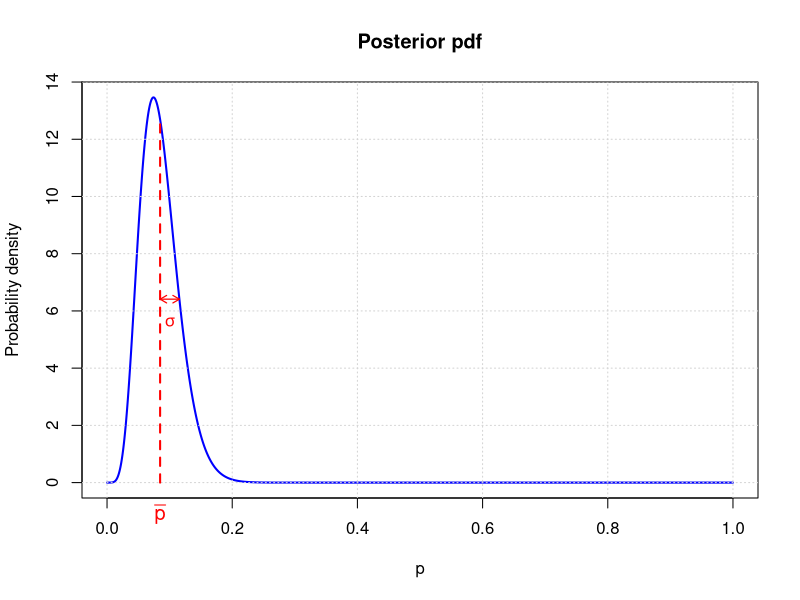
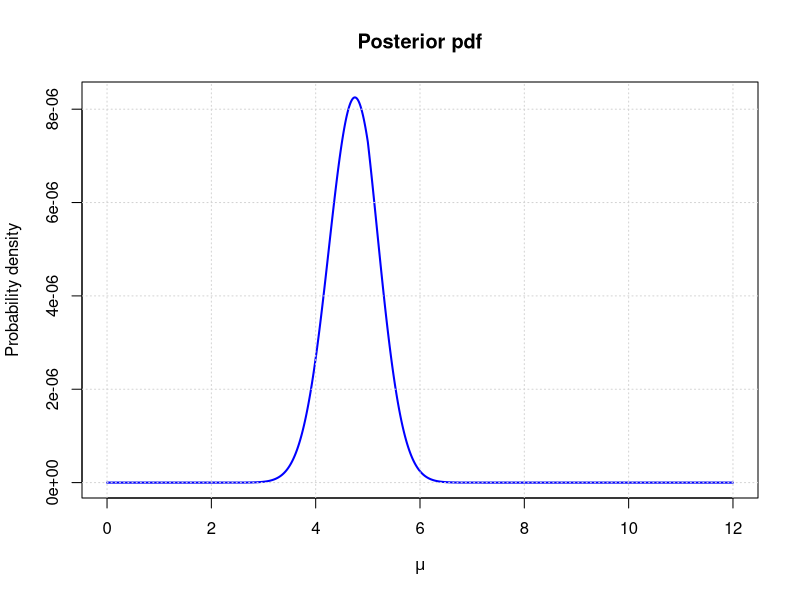
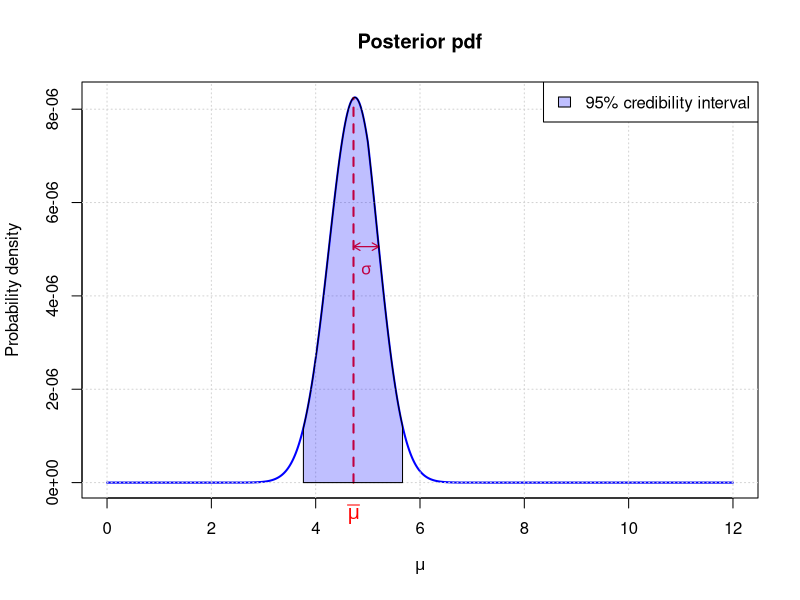
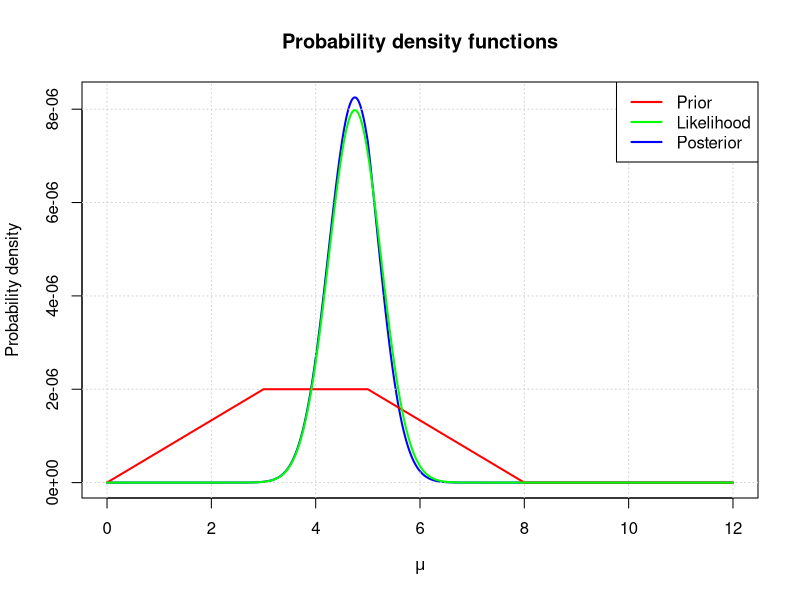
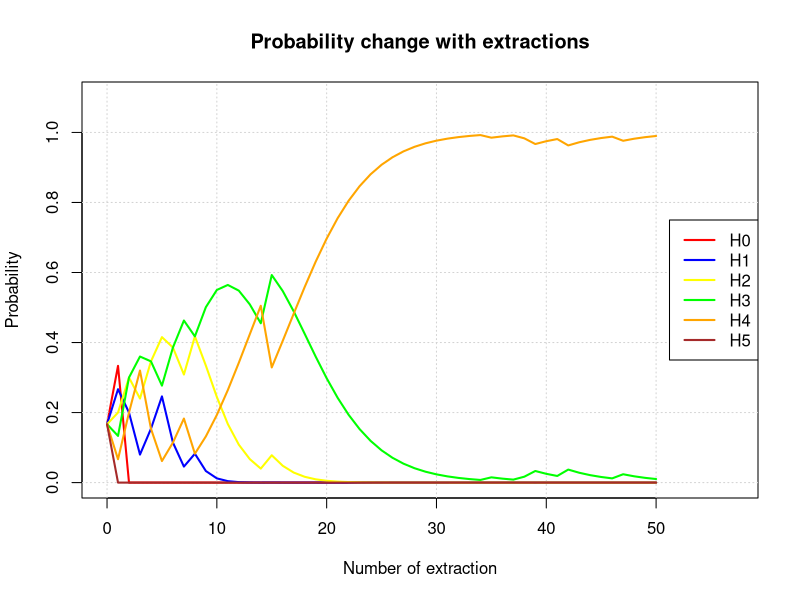

The R source for these figures, in order:
## ---- chunk 1
library(scales)
## ---- chunk 2
n <- 75
y <- 6

p_f <- y / n

cat(sprintf("Frequentist estimator of the failure probability: %.0f%%", p_f * 100))
## ---- chunk 3
mu    <- 0.15
sigma <- 0.14

alpha_prior <- ((mu^2 * (1-mu)) / (sigma^2)) - mu
beta_prior  <- ((mu * (1-mu)^2) / (sigma^2)) + mu - 1
## ---- chunk 4
alpha_posterior <- alpha_prior + y
beta_posterior  <- beta_prior  + n - y
## ---- chunk 5
ps <- seq(0, 1, by = 10^(-4))

plot(ps, dbeta(ps, alpha_posterior, beta_posterior),
     type = "l", lwd = 2, col = "blue",
     xlab = "p", ylab = "Probability density",
     main = "Posterior pdf"
    )
grid()

mean_posterior     <- alpha_posterior / (alpha_posterior + beta_posterior)
variance_posterior <- (alpha_posterior * beta_posterior) / ((alpha_posterior + beta_posterior)^2 * (alpha_posterior + beta_posterior + 1))

segments(mean_posterior, 0, mean_posterior, dbeta(mean_posterior, alpha_posterior, beta_posterior), lwd = 2, lty = 2, col = "red")
mtext(expression(bar(p)), side = 1, line = 0.5, at = mean_posterior, col = "red", cex = 1.2)

x_value_sigma <- which.min(abs(ps - (mean_posterior + sqrt(variance_posterior))))
arrows(mean_posterior, dbeta(ps[x_value_sigma], alpha_posterior, beta_posterior), ps[x_value_sigma], dbeta(ps[x_value_sigma], alpha_posterior, beta_posterior), code = 3, col = "red", lwd = 1.2, length = 0.075)
text((mean_posterior + ps[x_value_sigma]) / 2, dbeta(ps[x_value_sigma], alpha_posterior, beta_posterior) - 0.8, expression(sigma), col = "red")
## ---- chunk 6
# Fixing the precision of calculations
precision <- 10^(-5)

# Data
data <- c(4.09, 4.68, 1.87, 2.62, 5.58, 8.68, 4.07, 4.78, 4.79, 4.49, 5.85, 5.09, 2.40, 6.27, 6.30, 4.47)

# Prior function
prior <- function(mu) {
  if(mu == 0) {
    mu <- precision
  }
  
  if(mu > 0 && mu <= 3) {
    return(mu)
  }
  else if(mu > 3 && mu <= 5) {
    return(3)
  }
  else if(mu > 5 && mu <= 8) {
    return(8 - mu)
  }
  else if(mu > 8) {
    return(0)
  }
}

# Posterior function
posterior <- function(mu) {
  variance <- 4
  return(prior(mu) * dnorm(mean(data), mean = mu, sd = sqrt(variance / length(data))))
}

# x values
mus <- seq(0, 12, by = precision)

# Posterior values
vs  <- double(length(mus))
for(i in 1:length(mus)) {
  vs[i] <- posterior(mus[i])
}
vs <- vs / sum(vs)   # Normalization

# Plot
plot(mus, vs, 
     type = "l", lwd = 2, col = "blue",
     xlab = expression(mu), ylab = "Probability density",
     main = "Posterior pdf"
    )
grid()

# Posterior mean
posterior_mean <- sum(mus * vs)
cat(sprintf("Posterior mean: %.3f\n", posterior_mean))

# Posterior standard deviation
posterior_variance <- sum((mus - posterior_mean)^2 * vs)
cat(sprintf("Posterior standard deviation: %.3f\n", sqrt(posterior_variance)))
## ---- chunk 7
# Integral values with cumsum() function
integral_values <- cumsum(vs)

value_of_025 <- mus[which.min(abs(integral_values - 0.025))]
value_of_975 <- mus[which.min(abs(integral_values - 0.975))]

cat(sprintf("95%% credibility interval: [%.6f, %.6f]", value_of_025, value_of_975))
## ---- chunk 8
# Plot of the function
plot(mus, vs, 
     type = "l", lwd = 2, col = "blue",
     xlab = expression(mu), ylab = "Probability density",
     main = "Posterior pdf"
    )
grid()

# Plot of the mean value
segments(posterior_mean, 0, posterior_mean, vs[which.min(abs(mus - posterior_mean))], lwd = 2, lty = 2, col = "red")
mtext(expression(bar(mu)), side = 1, line = 0.5, at = posterior_mean, col = "red", cex = 1.2)

# Plot of the standard deviation
x_value_sigma <- which.min(abs(mus - (posterior_mean + sqrt(posterior_variance))))
arrows(posterior_mean, vs[x_value_sigma], mus[x_value_sigma], vs[x_value_sigma], code = 3, col = "red", lwd = 1.2, length = 0.075)
text((posterior_mean + mus[x_value_sigma]) / 2, vs[x_value_sigma] - 5*10^(-7), expression(sigma), col = "red")

# Plot of the 95% credibility interval
area_x <- c(value_of_025, mus[mus >= value_of_025 & mus <= value_of_975], value_of_975)
area_y <- c(0, vs[mus >= value_of_025 & mus <= value_of_975], 0)
polygon(area_x, area_y, col = alpha("blue", 0.25))
legend("topright", legend = "95% credibility interval", fill = alpha("blue", 0.25), border = "black")
## ---- chunk 9
# Prior values
prior_values <- double(length(mus))
for(i in 1:length(mus)) {
  prior_values[i] <- prior(mus[i])
}
prior_values <- prior_values / sum(prior_values)   # Normalization

#Plot of the posterior
plot(mus, vs, 
     type = "l", lwd = 2, col = "blue",
     xlab = expression(mu), ylab = "Probability density",
     main = "Probability density functions"
    )
grid()

# Plot of the prior
lines(mus, prior_values, lwd = 2, col = "red")

#Plot of the likelihood
variance          <- 4
likelihood_values <- sapply(mus, dnorm, x = mean(data), sd = sqrt(variance / length(data)))
likelihood_values <- likelihood_values / sum(likelihood_values)
lines(mus, likelihood_values, lwd = 2, col = "green")

legend("topright", legend = c("Prior", "Likelihood", "Posterior"), 
       col = c("red", "green", "blue"), lwd = 2)
## ---- chunk 10
# Function of the toy model
six_boxes_toy_model <- function(n_boxes, n_extractions) {
  
  # Getting the vector of names (H0, H1, H2, ...)
  box_names <- character(n_boxes)
  
  for(i in 1:n_boxes) {
    box_names[i] <- paste("H", i-1, sep = "")
  }
  
  # Extraction of the box
  box <- sample(0:(n_boxes-1), 1)
  
  # Extractions of the balls from the chosen box
  extractions <- rbinom(n_extractions, 1, box / (n_boxes - 1))
  
  # Fixing the matrix of probabilities: columns are boxes, rows are extractions
  p <- matrix(0, ncol = n_boxes, nrow = n_extractions + 1)
  p[1,] <- 1/n_boxes   # The first row represent the prior probability, so 1/6 in our case
  
  # I choose outcome 1 as extraction of a white ball and outcome 0 as extraction of a black ball
  ps_white <- seq(0, 5) / (n_boxes - 1)
  ps_black <- 1 - ps_white
  
  cat(sprintf("Box chosen: H%d\n\n", box))
  cat(paste("Probabilities:\n"))

  # Update of the probabilities with extractions
  for(i in 1:n_extractions) {
    
    if(extractions[i] == 0) {
      v <- ps_black * p[i,]
    }
    
    else if(extractions[i] == 1) {
      v <- ps_white * p[i,]
    }
    
    p[i+1,] <- v / sum(v)   # Normalization
    
    cat(sprintf("After extraction %d: ", i))
    
    for(j in 1:n_boxes) {
      cat(sprintf("%s -> %.2f%%   ", box_names[j], p[i+1,j] * 100))
    }
    
    cat(sprintf("\n"))
  }
  
  # Plots
  colors = c("red", "blue", "yellow", "green", "orange", "brown")
  
  plot(seq(0, n_extractions), p[,1],
       type = "l", lwd = 2, col = colors[1],
       main = "Probability change with extractions",
       xlab = "Number of extraction",
       ylab = "Probability",
       xlim = c(0, n_extractions+7),
       ylim = c(0, 1.1)
      )
  grid()
  
  for(j in 2:ncol(p)) {
    lines(seq(0, n_extractions), p[,j], lwd = 2, col = colors[j])
  }
  
  legend("right", legend = box_names, col = colors, lwd = 2)
    
}

six_boxes_toy_model(n_boxes = 6, n_extractions = 50)
